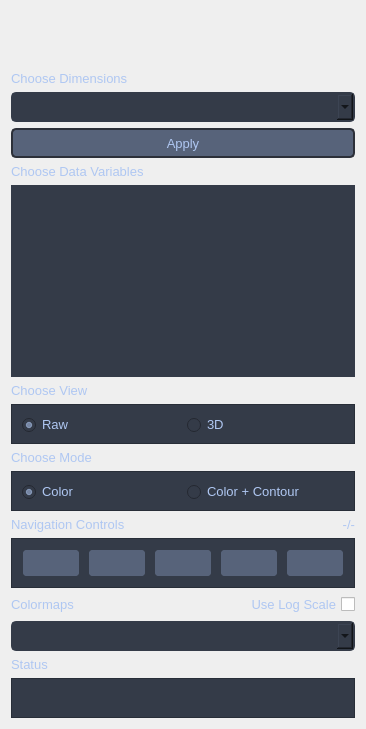
         <widget class="QWidget" name="tab">
          <attribute name="title">
           <string>Visualization</string>
          </attribute>
          <layout class="QVBoxLayout" name="verticalLayout_2">
           <item>
            <spacer name="verticalSpacer_3">
             <property name="orientation">
              <enum>Qt::Vertical</enum>
             </property>
             <property name="sizeHint" stdset="0">
              <size>
               <width>20</width>
               <height>20</height>
              </size>
             </property>
            </spacer>
           </item>
           <item>
            <spacer name="verticalSpacer_2">
             <property name="orientation">
              <enum>Qt::Vertical</enum>
             </property>
             <property name="sizeHint" stdset="0">
              <size>
               <width>20</width>
               <height>40</height>
              </size>
             </property>
            </spacer>
           </item>
           <item>
            <widget class="QLabel" name="label_3">
             <property name="font">
              <font>
               <family>Arial</family>
               <pointsize>10</pointsize>
              </font>
             </property>
             <property name="styleSheet">
              <string notr="true">color:rgb(175, 199, 242);</string>
             </property>
             <property name="text">
              <string>Choose Dimensions</string>
             </property>
            </widget>
           </item>
           <item>
            <widget class="QComboBox" name="comboBox_dims">
             <property name="minimumSize">
              <size>
               <width>0</width>
               <height>30</height>
              </size>
             </property>
             <property name="font">
              <font>
               <family>Arial</family>
               <pointsize>10</pointsize>
              </font>
             </property>
             <property name="styleSheet">
              <string notr="true">QComboBox{
	border: 2px solid rgb(52, 59, 72);
	border-radius: 5px;	
	background-color: rgb(52, 59, 72);
	selection-background-color:  rgb(135	, 154, 181);
}
QComboBox QAbstractItemView {
    selection-background-color: rgb(135	, 154, 181);
background-color: rgb(81,92,112);
   /* selection-color: rgb(200, 200, 200);*/
}</string>
             </property>
            </widget>
           </item>
           <item>
            <widget class="QPushButton" name="pushButton_SetDimensions">
             <property name="minimumSize">
              <size>
               <width>0</width>
               <height>30</height>
              </size>
             </property>
             <property name="font">
              <font>
               <family>Arial</family>
               <pointsize>10</pointsize>
              </font>
             </property>
             <property name="toolTip">
              <string>Update data based on selected dimension.</string>
             </property>
             <property name="styleSheet">
              <string notr="true">QPushButton {
border: 2px solid rgb(44, 48, 57);
	border-radius: 5px;	
	/*background-color: rgb(52, 59, 72);*/
background-color: rgb(87, 99, 122);
color:rgb(175, 199, 242);
}
QPushButton:hover {
	/*background-color: rgb(57, 65, 80);*/
background-color: rgb(103, 117, 144);
border: 0px solid rgb(52, 59, 72);
	
}
QPushButton:pressed {	
	background-color: rgb(35, 40, 49);
	border: 2px solid rgb(43, 50, 61);
}</string>
             </property>
             <property name="text">
              <string>Apply</string>
             </property>
            </widget>
           </item>
           <item>
            <widget class="QLabel" name="label">
             <property name="font">
              <font>
               <family>Arial</family>
               <pointsize>10</pointsize>
               <bold>false</bold>
              </font>
             </property>
             <property name="styleSheet">
              <string notr="true">color:rgb(175, 199, 242);</string>
             </property>
             <property name="text">
              <string>Choose Data Variables</string>
             </property>
            </widget>
           </item>
           <item>
            <widget class="QListWidget" name="listWidget_Variables">
             <property name="font">
              <font>
               <family>Arial</family>
               <pointsize>10</pointsize>
              </font>
             </property>
             <property name="styleSheet">
              <string notr="true">QListWidget
{
border : 0px solid black;
background : rgb(52, 59, 72);
}
QListWidget QScrollBar
{
background : lightblue;
}
 QListView::item:selected
{
border : 0px solid black;
background : rgb(138, 157, 191);
}
</string>
             </property>
             <property name="frameShape">
              <enum>QFrame::NoFrame</enum>
             </property>
             <property name="frameShadow">
              <enum>QFrame::Plain</enum>
             </property>
             <property name="selectionMode">
              <enum>QAbstractItemView::SingleSelection</enum>
             </property>
             <property name="viewMode">
              <enum>QListView::ListMode</enum>
             </property>
            </widget>
           </item>
           <item>
            <widget class="QLabel" name="label_5">
             <property name="font">
              <font>
               <family>Arial</family>
               <pointsize>10</pointsize>
              </font>
             </property>
             <property name="styleSheet">
              <string notr="true">color:rgb(175, 199, 242);</string>
             </property>
             <property name="text">
              <string>Choose View</string>
             </property>
            </widget>
           </item>
           <item>
            <widget class="QFrame" name="frame_2">
             <property name="minimumSize">
              <size>
               <width>0</width>
               <height>40</height>
              </size>
             </property>
             <property name="styleSheet">
              <string notr="true">background : rgb(52, 59, 72);</string>
             </property>
             <property name="frameShape">
              <enum>QFrame::StyledPanel</enum>
             </property>
             <property name="frameShadow">
              <enum>QFrame::Raised</enum>
             </property>
             <layout class="QHBoxLayout" name="horizontalLayout_2">
              <item>
               <widget class="QRadioButton" name="radioButton_RawView">
                <property name="font">
                 <font>
                  <family>Arial</family>
                  <pointsize>10</pointsize>
                 </font>
                </property>
                <property name="styleSheet">
                 <string notr="true">QRadioButton
{
color:rgb(175, 199, 242);
}

QRadioButton::indicator
{
width : 15px;
height : 15px;
}</string>
                </property>
                <property name="text">
                 <string>Raw</string>
                </property>
                <property name="checked">
                 <bool>true</bool>
                </property>
               </widget>
              </item>
              <item>
               <widget class="QRadioButton" name="radioButton_3DView">
                <property name="font">
                 <font>
                  <family>Arial</family>
                  <pointsize>10</pointsize>
                 </font>
                </property>
                <property name="styleSheet">
                 <string notr="true">QRadioButton
{
color:rgb(175, 199, 242);
}

QRadioButton::indicator
{
width : 15px;
height : 15px;
}</string>
                </property>
                <property name="text">
                 <string>3D</string>
                </property>
               </widget>
              </item>
             </layout>
            </widget>
           </item>
           <item>
            <widget class="QLabel" name="label_10">
             <property name="font">
              <font>
               <family>Arial</family>
               <pointsize>10</pointsize>
              </font>
             </property>
             <property name="styleSheet">
              <string notr="true">color:rgb(175, 199, 242);</string>
             </property>
             <property name="text">
              <string>Choose Mode</string>
             </property>
            </widget>
           </item>
           <item>
            <widget class="QFrame" name="frame_4">
             <property name="minimumSize">
              <size>
               <width>0</width>
               <height>40</height>
              </size>
             </property>
             <property name="styleSheet">
              <string notr="true">background : rgb(52, 59, 72);</string>
             </property>
             <property name="frameShape">
              <enum>QFrame::StyledPanel</enum>
             </property>
             <property name="frameShadow">
              <enum>QFrame::Raised</enum>
             </property>
             <layout class="QHBoxLayout" name="horizontalLayout_7">
              <item>
               <widget class="QRadioButton" name="radioButton_ColorMode">
                <property name="font">
                 <font>
                  <family>Arial</family>
                  <pointsize>10</pointsize>
                 </font>
                </property>
                <property name="styleSheet">
                 <string notr="true">QRadioButton
{
color:rgb(175, 199, 242);
}

QRadioButton::indicator
{
width : 15px;
height : 15px;
}</string>
                </property>
                <property name="text">
                 <string>Color</string>
                </property>
                <property name="checked">
                 <bool>true</bool>
                </property>
               </widget>
              </item>
              <item>
               <widget class="QRadioButton" name="radioButton_ContourMode">
                <property name="font">
                 <font>
                  <family>Arial</family>
                  <pointsize>10</pointsize>
                 </font>
                </property>
                <property name="styleSheet">
                 <string notr="true">QRadioButton
{
color:rgb(175, 199, 242);
}

QRadioButton::indicator
{
width : 15px;
height : 15px;
}</string>
                </property>
                <property name="text">
                 <string>Color + Contour</string>
                </property>
                <property name="checked">
                 <bool>false</bool>
                </property>
               </widget>
              </item>
             </layout>
            </widget>
           </item>
           <item>
            <layout class="QHBoxLayout" name="horizontalLayout_5">
             <property name="bottomMargin">
              <number>0</number>
             </property>
             <item>
              <widget class="QLabel" name="label_2">
               <property name="font">
                <font>
                 <family>Arial</family>
                 <pointsize>10</pointsize>
                </font>
               </property>
               <property name="styleSheet">
                <string notr="true">color:rgb(175, 199, 242);</string>
               </property>
               <property name="text">
                <string>Navigation Controls</string>
               </property>
              </widget>
             </item>
             <item>
              <widget class="QLabel" name="label_FrameStatus">
               <property name="font">
                <font>
                 <family>Arial</family>
                 <pointsize>10</pointsize>
                </font>
               </property>
               <property name="styleSheet">
                <string notr="true">color:rgb(175, 199, 242);</string>
               </property>
               <property name="text">
                <string>-/-</string>
               </property>
               <property name="alignment">
                <set>Qt::AlignRight|Qt::AlignTrailing|Qt::AlignVCenter</set>
               </property>
              </widget>
             </item>
            </layout>
           </item>
           <item>
            <widget class="QFrame" name="frame_3">
             <property name="minimumSize">
              <size>
               <width>0</width>
               <height>40</height>
              </size>
             </property>
             <property name="styleSheet">
              <string notr="true">background : rgb(52, 59, 72);</string>
             </property>
             <property name="frameShape">
              <enum>QFrame::StyledPanel</enum>
             </property>
             <property name="frameShadow">
              <enum>QFrame::Raised</enum>
             </property>
             <layout class="QHBoxLayout" name="horizontalLayout_3">
              <item>
               <widget class="QPushButton" name="pushButton_PlayReverse">
                <property name="minimumSize">
                 <size>
                  <width>0</width>
                  <height>30</height>
                 </size>
                </property>
                <property name="font">
                 <font>
                  <family>Arial</family>
                  <pointsize>16</pointsize>
                 </font>
                </property>
                <property name="toolTip">
                 <string>Play Backward</string>
                </property>
                <property name="styleSheet">
                 <string notr="true">QPushButton {
	border: 2px solid rgb(52, 59, 72);
	border-radius: 5px;	
	background-color: rgb(87, 99, 122);
color:rgb(175, 199, 242);
}
QPushButton:hover {
	background-color: rgb(103, 117, 144);
	border: 2px solid rgb(61, 70, 86);
}
QPushButton:pressed {	
	background-color: rgb(35, 40, 49);
	border: 2px solid rgb(43, 50, 61);
}</string>
                </property>
                <property name="text">
                 <string/>
                </property>
                <property name="icon">
                 <iconset>
                  <normaloff>../icons/reverseplay.png</normaloff>../icons/reverseplay.png</iconset>
                </property>
                <property name="iconSize">
                 <size>
                  <width>20</width>
                  <height>20</height>
                 </size>
                </property>
                <property name="shortcut">
                 <string>Enter</string>
                </property>
               </widget>
              </item>
              <item>
               <widget class="QPushButton" name="pushButton_PreviousFrame">
                <property name="minimumSize">
                 <size>
                  <width>0</width>
                  <height>30</height>
                 </size>
                </property>
                <property name="font">
                 <font>
                  <family>Arial</family>
                  <pointsize>16</pointsize>
                 </font>
                </property>
                <property name="toolTip">
                 <string>Previous Frame</string>
                </property>
                <property name="styleSheet">
                 <string notr="true">QPushButton {
	border: 2px solid rgb(52, 59, 72);
	border-radius: 5px;	
	background-color: rgb(87, 99, 122);
color:rgb(175, 199, 242);
}
QPushButton:hover {
	background-color: rgb(103, 117, 144);
	border: 2px solid rgb(61, 70, 86);
}
QPushButton:pressed {	
	background-color: rgb(35, 40, 49);
	border: 2px solid rgb(43, 50, 61);
}</string>
                </property>
                <property name="text">
                 <string/>
                </property>
                <property name="icon">
                 <iconset>
                  <normaloff>../icons/prevframe.png</normaloff>../icons/prevframe.png</iconset>
                </property>
               </widget>
              </item>
              <item>
               <widget class="QPushButton" name="pushButton_Pause">
                <property name="minimumSize">
                 <size>
                  <width>0</width>
                  <height>30</height>
                 </size>
                </property>
                <property name="font">
                 <font>
                  <family>Arial</family>
                  <pointsize>16</pointsize>
                 </font>
                </property>
                <property name="toolTip">
                 <string>Pause Playback</string>
                </property>
                <property name="styleSheet">
                 <string notr="true">QPushButton {
	border: 2px solid rgb(52, 59, 72);
	border-radius: 5px;	
	background-color: rgb(87, 99, 122);
color:rgb(175, 199, 242);
}
QPushButton:hover {
	background-color: rgb(103, 117, 144);
	border: 2px solid rgb(61, 70, 86);
}
QPushButton:pressed {	
	background-color: rgb(35, 40, 49);
	border: 2px solid rgb(43, 50, 61);
}</string>
                </property>
                <property name="text">
                 <string/>
                </property>
                <property name="icon">
                 <iconset>
                  <normaloff>../icons/pause.png</normaloff>../icons/pause.png</iconset>
                </property>
               </widget>
              </item>
              <item>
               <widget class="QPushButton" name="pushButton_NextFrame">
                <property name="minimumSize">
                 <size>
                  <width>0</width>
                  <height>30</height>
                 </size>
                </property>
                <property name="font">
                 <font>
                  <family>Arial</family>
                  <pointsize>16</pointsize>
                 </font>
                </property>
                <property name="toolTip">
                 <string>Next Frame</string>
                </property>
                <property name="styleSheet">
                 <string notr="true">QPushButton {
	border: 2px solid rgb(52, 59, 72);
	border-radius: 5px;	
	background-color: rgb(87, 99, 122);
color:rgb(175, 199, 242);
}
QPushButton:hover {
	background-color: rgb(103, 117, 144);
	border: 2px solid rgb(61, 70, 86);
}
QPushButton:pressed {	
	background-color: rgb(35, 40, 49);
	border: 2px solid rgb(43, 50, 61);
}</string>
                </property>
                <property name="text">
                 <string/>
                </property>
                <property name="icon">
                 <iconset>
                  <normaloff>../icons/nextframe.png</normaloff>../icons/nextframe.png</iconset>
                </property>
               </widget>
              </item>
              <item>
               <widget class="QPushButton" name="pushButton_PlayForward">
                <property name="minimumSize">
                 <size>
                  <width>0</width>
                  <height>30</height>
                 </size>
                </property>
                <property name="font">
                 <font>
                  <family>Arial</family>
                  <pointsize>16</pointsize>
                 </font>
                </property>
                <property name="toolTip">
                 <string>Play Forward</string>
                </property>
                <property name="styleSheet">
                 <string notr="true">QPushButton {
	border: 2px solid rgb(52, 59, 72);
	border-radius: 5px;	
	background-color: rgb(87, 99, 122);
color:rgb(175, 199, 242);
}
QPushButton:hover {
	background-color: rgb(103, 117, 144);
	border: 2px solid rgb(61, 70, 86);
}
QPushButton:pressed {	
	background-color: rgb(35, 40, 49);
	border: 2px solid rgb(43, 50, 61);
}</string>
                </property>
                <property name="text">
                 <string/>
                </property>
                <property name="icon">
                 <iconset>
                  <normaloff>../icons/forwardplay.png</normaloff>../icons/forwardplay.png</iconset>
                </property>
                <property name="iconSize">
                 <size>
                  <width>20</width>
                  <height>20</height>
                 </size>
                </property>
               </widget>
              </item>
             </layout>
            </widget>
           </item>
           <item>
            <layout class="QHBoxLayout" name="horizontalLayout_4">
             <property name="bottomMargin">
              <number>0</number>
             </property>
             <item>
              <widget class="QLabel" name="label_4">
               <property name="font">
                <font>
                 <family>Arial</family>
                 <pointsize>10</pointsize>
                </font>
               </property>
               <property name="styleSheet">
                <string notr="true">color:rgb(175, 199, 242);</string>
               </property>
               <property name="text">
                <string>Colormaps</string>
               </property>
              </widget>
             </item>
             <item>
              <widget class="QCheckBox" name="checkBox_LogScale">
               <property name="font">
                <font>
                 <family>Arial</family>
                 <pointsize>10</pointsize>
                </font>
               </property>
               <property name="layoutDirection">
                <enum>Qt::RightToLeft</enum>
               </property>
               <property name="styleSheet">
                <string notr="true">color:rgb(175, 199, 242);</string>
               </property>
               <property name="text">
                <string>Use Log Scale</string>
               </property>
              </widget>
             </item>
            </layout>
           </item>
           <item>
            <widget class="QComboBox" name="comboBox_ColorMaps">
             <property name="minimumSize">
              <size>
               <width>0</width>
               <height>30</height>
              </size>
             </property>
             <property name="font">
              <font>
               <family>Arial</family>
               <pointsize>10</pointsize>
              </font>
             </property>
             <property name="styleSheet">
              <string notr="true">QComboBox{
	border: 2px solid rgb(52, 59, 72);
	border-radius: 5px;	
	background-color: rgb(52, 59, 72);
	selection-background-color:  rgb(135	, 154, 181);
}
QComboBox QAbstractItemView {
    selection-background-color: rgb(135	, 154, 181);
background-color: rgb(81,92,112);
   /* selection-color: rgb(200, 200, 200);*/
}</string>
             </property>
            </widget>
           </item>
           <item>
            <widget class="QLabel" name="label_6">
             <property name="font">
              <font>
               <family>Arial</family>
               <pointsize>10</pointsize>
              </font>
             </property>
             <property name="styleSheet">
              <string notr="true">color:rgb(175, 199, 242);</string>
             </property>
             <property name="text">
              <string>Status</string>
             </property>
            </widget>
           </item>
           <item>
            <widget class="QTextEdit" name="textEdit_Status">
             <property name="maximumSize">
              <size>
               <width>16777215</width>
               <height>40</height>
              </size>
             </property>
             <property name="font">
              <font>
               <family>Arial</family>
               <pointsize>10</pointsize>
              </font>
             </property>
             <property name="styleSheet">
              <string notr="true">background : rgb(52, 59, 72);</string>
             </property>
             <property name="verticalScrollBarPolicy">
              <enum>Qt::ScrollBarAlwaysOff</enum>
             </property>
             <property name="sizeAdjustPolicy">
              <enum>QAbstractScrollArea::AdjustToContents</enum>
             </property>
             <property name="readOnly">
              <bool>true</bool>
             </property>
            </widget>
           </item>
          </layout>
         </widget>
